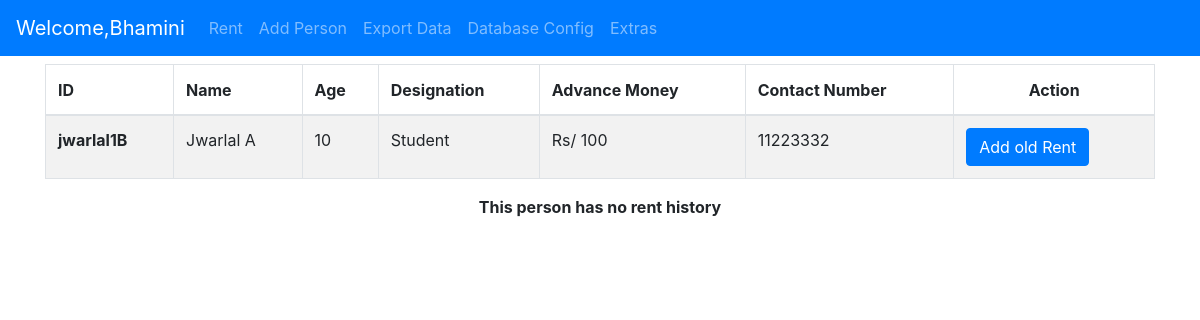
The app's page /personInfo/jwarlal1B with its own data.
### Management/models.py (models this page shows)
class Person(models.Model):
    first_name = models.CharField(max_length=30,null=False,blank=False)
    last_name = models.CharField(max_length=30,null=True,blank=True)
    age = models.IntegerField(null=True)
    designation = models.CharField(max_length=30,null=True,blank=True)
    room_no = models.CharField(max_length=30)
    id = models.CharField(primary_key=True,unique=True,max_length=20)
    rent_Ammount = models.IntegerField()
    advance_Ammount = models.IntegerField()
    contact_no = models.IntegerField(null=True)
    date = models.DateField()

### Management/views.py (the view)
# urls.py: path('personInfo/<str:person_id>',person_information),
def person_information(request, person_id):
    person_ = Person.objects.get(id=person_id)
    rentDetailsList = Rent.objects.filter(person=person_).order_by('paymentDate')
    context = {
        'person': person_,
        'rentInfoList': rentDetailsList,
        'len': len(rentDetailsList),
    }
    return render(request, 'personInfo.html', context)

### Management/templates/personInfo.html (shortened to what this page needs)
{% extends 'base.html' %}
{% block content %}
     <div class="container mt-2">
            <div class="row">
                <div class="col-lg">
                         <table class="table table-bordered table-striped mb-0 infoTabel">
                                    <thead>
                                      <tr>
                                          <th>ID</th>
                                          <th>Name</th>
                                          <th>Age</th>
                                          <th>Designation</th>
                                          <th>Advance Money</th>
                                          <th>Contact Number</th>
                                          <th style="text-align:center">Action</th>
                                      </tr>
                                    </thead>
                                    <tbody>
                                            <tr>
                                                <th scope="row">{{ person.id }}</th>
                                                <td>{{ person.first_name }} {{ person.last_name }}</td>
                                                 <td>{{ person.age }}</td>
                                                <td>{{ person.designation }}</td>
                                                <td>Rs/ {{ person.advance_Ammount }}</td>
                                                <td>{{ person.contact_no }}</td>
                                                <td><a href="oldRentForm/{{ person.id }}" class="btn btn-primary">Add old Rent</a></td>
                                            </tr>
                                    </tbody>
                                  </table>
                     </div>
                </div>
            </div>
    {% if len == 0 %}
        <div class="container mt-3">
            <div class="row">
                <div class="col-lg">
                    <center><strong>This person has no rent history </strong></center>
                </div>
            </div>
        </div>
    {% endif %}
{% endblock %}

### templates/base.html (style rules this page uses)
table { width: 100%; }
th ,td { padding:20px; border : 2px solid black; height: 50px }

### Management/templates/personInfo.html (style rules this page uses)
.infoTabel { height: 50px; }

### records on screen
Person: id "jwarlal1B", first_name "Jwarlal", last_name "A", age "10", designation "Student", advance_Ammount "100", contact_no "11223332"
